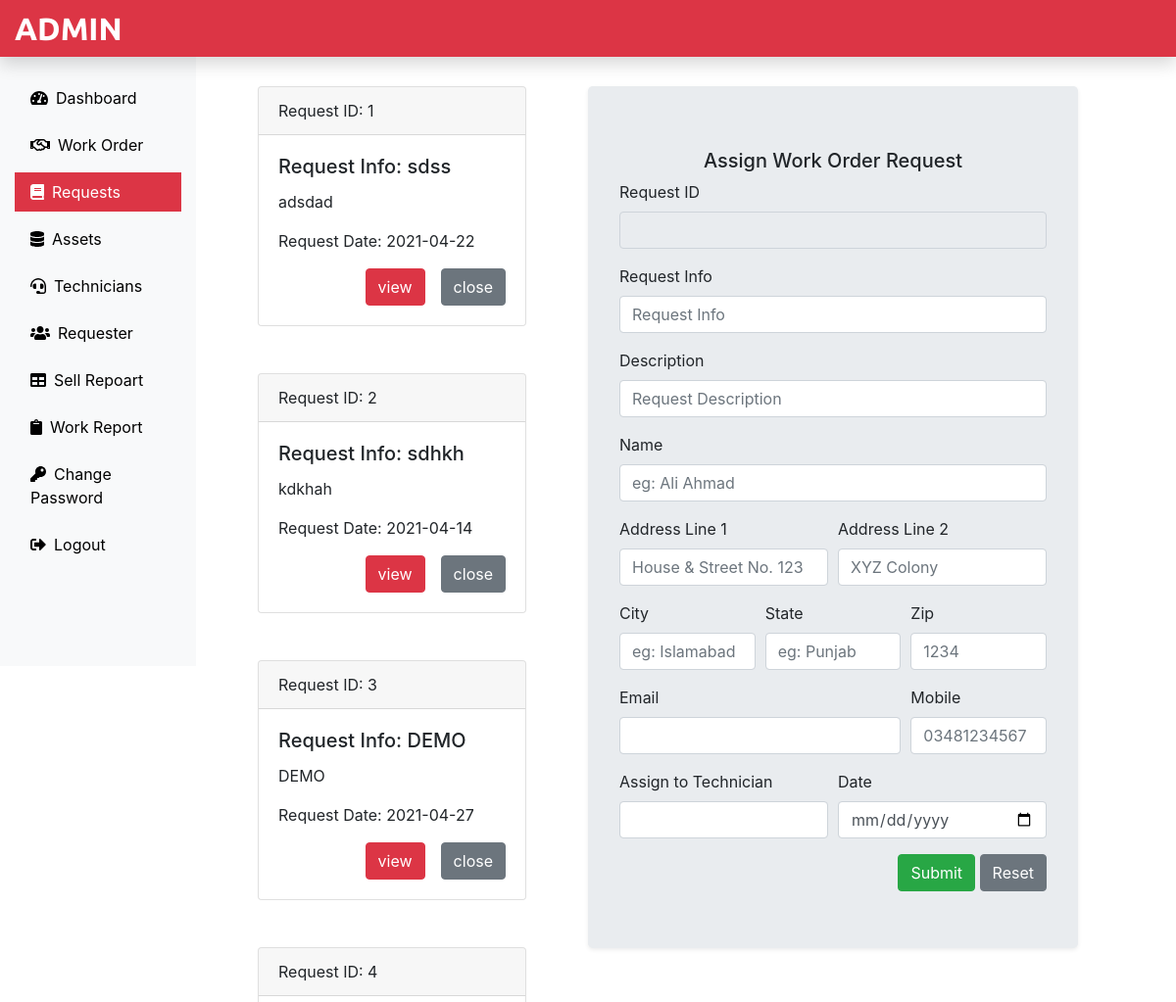
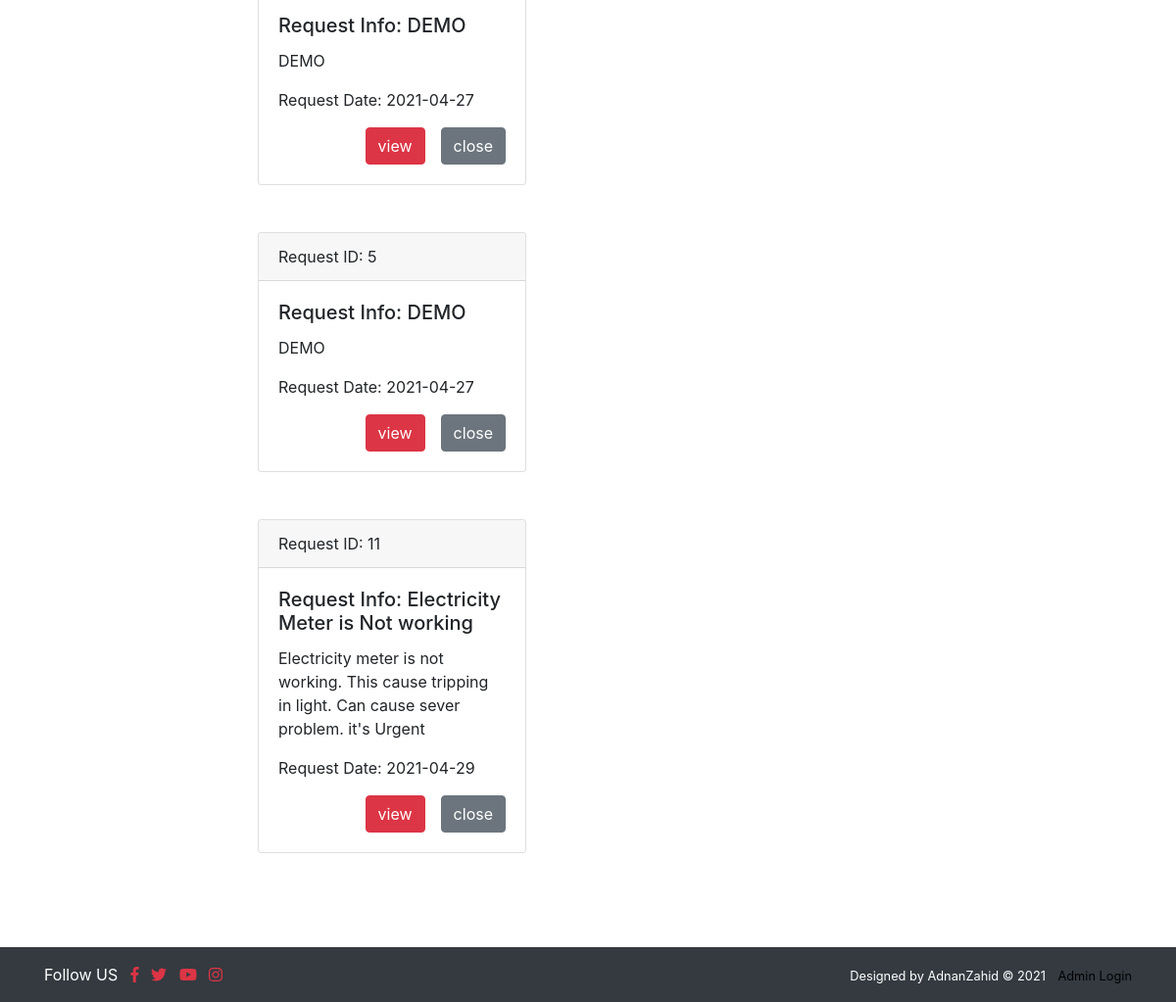
/admin/request.php (signed in), run on the app's committed database (2 pictures, top to bottom).
### tables this page shows
CREATE TABLE `submit_request` (
  `s_id` int(11) NOT NULL,
  `req_name` varchar(50) NOT NULL,
  `req_email` varchar(20) NOT NULL,
  `req_mobile` smallint(25) NOT NULL,
  `req_address1` varchar(100) NOT NULL,
  `req_address2` varchar(100) NOT NULL,
  `req_city` varchar(20) NOT NULL,
  `req_state` varchar(20) NOT NULL,
  `req_zip` tinyint(6) NOT NULL,
  `req_info` text NOT NULL,
  `req_date` date NOT NULL,
  `req_des` text NOT NULL,
  `updatedon` timestamp NULL DEFAULT current_timestamp()
);

### admin/request.php (the view, shortened to what this page needs)
<?php
include('main_layout/top.php');
include('main_layout/header.php');
?>
<div class="col-sm-4 mb-5">
    <?php
        $sql ="SELECT s_id,req_name,req_info,req_des,req_date FROM submit_request";
        $res = $conn->query($sql);
        if($res->num_rows > 0){
            while($row = $res->fetch_assoc()){
                echo '<div class="card mt-5 mx-5">';
                    echo '<div class="card-header">';
                        echo 'Request ID: '.$row['s_id'];
                   echo '</div>';
                   echo'<div class="card-body">';
                   echo '<h5 class="card-title">Request Info: '.$row['req_info'];
                   echo'</h5>';
                   echo'<p class="card-text">'.$row['req_des'];
                   echo'</p>';
                   echo'<p class="card-text">Request Date: '.$row['req_date'];
                   echo'</p>';
                   echo'<div class="float-right">';
                   echo' <form action="" method="POST">';
                   echo '<input type="submit" value="view" name="view" class="btn btn-danger mr-3">';
                   echo '<input type="submit" value="close" name="close" class="btn btn-secondary">';
                   echo'</form>';
                   echo'</div>';
                   echo'</div>';
               echo ' </div>';
            }
        }
    ?>
</div>
<?php
include('assignwork.php');
include('main_layout/footer.php');
?>

### data on the page
submit_request: s_id "1", req_info "sdss", req_des "adsdad", req_date "2021-04-22"
submit_request: s_id "2", req_info "sdhkh", req_des "kdkhah", req_date "2021-04-14"
submit_request: s_id "3", req_info "DEMO", req_des "DEMO", req_date "2021-04-27"
submit_request: s_id "4", req_info "DEMO", req_des "DEMO", req_date "2021-04-27"
submit_request: s_id "5", req_info "DEMO", req_des "DEMO", req_date "2021-04-27"
submit_request: s_id "11", req_info "Electricity Meter is Not working", req_des "Electricity meter is not working. This cause tripping in light. Can cause sever problem. it's Urgent", req_date "2021-04-29"
